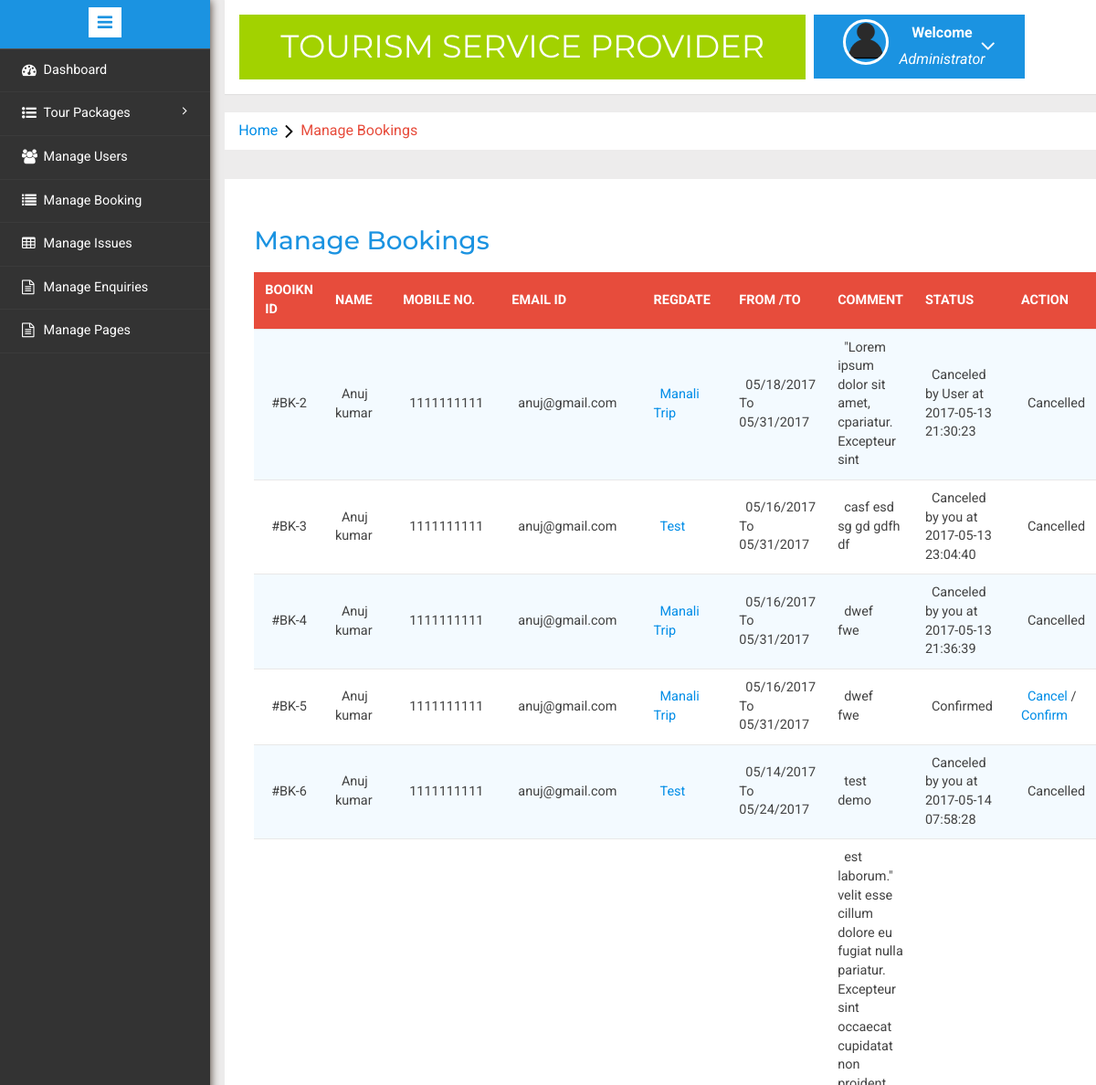
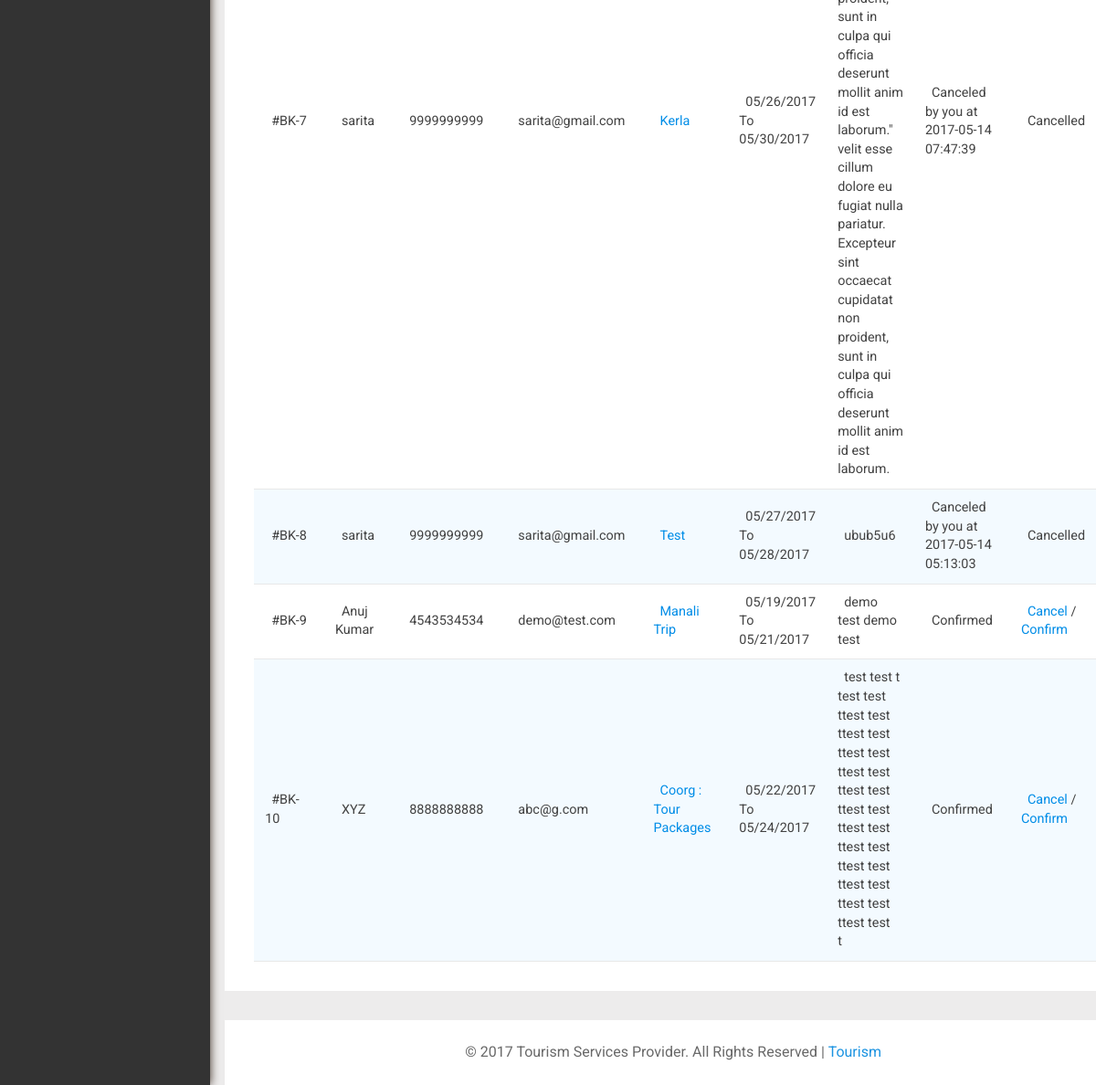
/admin/manage-bookings.php (signed in), run on the app's committed database (2 pictures, top to bottom).
### tables this page shows
CREATE TABLE `tblusers` (
  `id` int(11) NOT NULL,
  `FullName` varchar(100) NOT NULL,
  `MobileNumber` char(10) NOT NULL,
  `EmailId` varchar(70) NOT NULL,
  `Password` varchar(100) NOT NULL,
  `RegDate` timestamp NOT NULL DEFAULT CURRENT_TIMESTAMP,
  `UpdationDate` timestamp NOT NULL DEFAULT '0000-00-00 00:00:00' ON UPDATE CURRENT_TIMESTAMP
);

CREATE TABLE `tblbooking` (
  `BookingId` int(11) NOT NULL,
  `PackageId` int(11) NOT NULL,
  `UserEmail` varchar(100) NOT NULL,
  `FromDate` varchar(100) NOT NULL,
  `ToDate` varchar(100) NOT NULL,
  `Comment` mediumtext NOT NULL,
  `RegDate` timestamp NOT NULL DEFAULT CURRENT_TIMESTAMP,
  `status` int(11) NOT NULL,
  `CancelledBy` varchar(5) DEFAULT NULL,
  `UpdationDate` timestamp NULL DEFAULT NULL ON UPDATE CURRENT_TIMESTAMP
);

CREATE TABLE `tbltourpackages` (
  `PackageId` int(11) NOT NULL,
  `PackageName` varchar(200) NOT NULL,
  `PackageType` varchar(150) NOT NULL,
  `PackageLocation` varchar(100) NOT NULL,
  `PackagePrice` int(11) NOT NULL,
  `PackageFetures` varchar(255) NOT NULL,
  `PackageDetails` mediumtext NOT NULL,
  `PackageImage` varchar(100) NOT NULL,
  `Creationdate` timestamp NOT NULL DEFAULT CURRENT_TIMESTAMP,
  `UpdationDate` timestamp NULL DEFAULT '0000-00-00 00:00:00' ON UPDATE CURRENT_TIMESTAMP
);

### admin/manage-bookings.php (the view, shortened to what this page needs)
<?php
include('includes/config.php');
if(strlen($_SESSION['alogin'])==0)
	{
header('location:index.php');
}
else{
	?>
<!DOCTYPE HTML>
<html>
<head>
<link href="css/bootstrap.min.css" rel='stylesheet' type='text/css' />
<link href="css/style.css" rel='stylesheet' type='text/css' />
<link rel="stylesheet" href="css/morris.css" type="text/css"/>
<link href="css/font-awesome.css" rel="stylesheet">
<link rel="stylesheet" type="text/css" href="css/table-style.css" />
<link rel="stylesheet" type="text/css" href="css/basictable.css" />
<link rel="stylesheet" href="css/icon-font.min.css" type='text/css' />
</head>
<body>
   <div class="page-container">
<div class="left-content">
	   <div class="mother-grid-inner">
				<?php include('includes/header.php');?>
				</div>
<ol class="breadcrumb">
                <li class="breadcrumb-item"><a href="index.html">Home</a><i class="fa fa-angle-right"></i>Manage Bookings</li>
            </ol>
<div class="agile-grids">
				<div class="agile-tables">
					<div class="w3l-table-info">
					  <h2>Manage Bookings</h2>
					    <table id="table">
						<thead>
						  <tr>
						  <th>Booikn id</th>
							<th>Name</th>
							<th>Mobile No.</th>
							<th>Email Id</th>
							<th>RegDate </th>
							<th>From /To </th>
							<th>Comment </th>
							<th>Status </th>
							<th>Action </th>
						  </tr>
						</thead>
						<tbody>
<?php $sql = "SELECT tblbooking.BookingId as bookid,tblusers.FullName as fname,tblusers.MobileNumber as mnumber,tblusers.EmailId as email,tbltourpackages.PackageName as pckname,tblbooking.PackageId as pid,tblbooking.FromDate as fdate,tblbooking.ToDate as tdate,tblbooking.Comment as comment,tblbooking.status as status,tblbooking.CancelledBy as cancelby,tblbooking.UpdationDate as upddate from tblusers join  tblbooking on  tblbooking.UserEmail=tblusers.EmailId join tbltourpackages on tbltourpackages.PackageId=tblbooking.PackageId";
$query = $dbh -> prepare($sql);
$query->execute();
$results=$query->fetchAll(PDO::FETCH_OBJ);
$cnt=1;
if($query->rowCount() > 0)
{
foreach($results as $result)
{				?>
						  <tr>
							<td>#BK-<?php echo htmlentities($result->bookid);?></td>
							<td><?php echo htmlentities($result->fname);?></td>
							<td><?php echo htmlentities($result->mnumber);?></td>
							<td><?php echo htmlentities($result->email);?></td>
							<td><a href="update-package.php?pid=<?php echo htmlentities($result->pid);?>"><?php echo htmlentities($result->pckname);?></a></td>
							<td><?php echo htmlentities($result->fdate);?> To <?php echo htmlentities($result->tdate);?></td>
								<td><?php echo htmlentities($result->comment);?></td>
								<td><?php if($result->status==0)
{
echo "Pending";
}
if($result->status==1)
{
echo "Confirmed";
}
if($result->status==2 and  $result->cancelby=='a')
{
echo "Canceled by you at " .$result->upddate;
}
if($result->status==2 and $result->cancelby=='u')
{
echo "Canceled by User at " .$result->upddate;
}
?></td>
<?php if($result->status==2)
{
	?><td>Cancelled</td>
<?php } else {?>
<td><a href="manage-bookings.php?bkid=<?php echo htmlentities($result->bookid);?>" onclick="return confirm('Do you really want to cancel booking')" >Cancel</a> / <a href="manage-bookings.php?bckid=<?php echo htmlentities($result->bookid);?>" onclick="return confirm('Do you really want to cancel booking')" >Confirm</a></td>
<?php }?>
						  </tr>
						 <?php $cnt=$cnt+1;} }?>
						</tbody>
					  </table>
					</div>
			</div>
<?php include('includes/footer.php');?>
</div>
</div>
						<?php include('includes/sidebarmenu.php');?>
							</div>
</body>
</html>
<?php } ?>

### admin/css/table-style.css (style rules this page uses)
table { background: white; border-collapse: collapse; margin: 1.25em 0 0; width: 100%; }
table tr, table th, table td { border: none; border-bottom: 1px solid #e8e8e8; font-size: .95em; }
table th, table td { padding: 10px 12px; text-align: left; }
table th { background: #e74c3c; color: #fff; text-transform: uppercase; }
table tr td { background: #f3faff; color: #424242; }
table tr:nth-of-type(2n+2) td { background: #ffffff; }
table { width: 100%; }

### data on the page
tblusers: tblbooking.BookingId "2", FullName "Anuj kumar", MobileNumber "1111111111", EmailId "anuj@gmail.com", tbltourpackages.PackageName "Manali Trip", tblbooking.FromDate "05/18/2017", tblbooking.ToDate "05/31/2017", tblbooking.Comment "\"Lorem ipsum dolor sit amet, cpariatur. Excepteur sint", tblbooking.UpdationDate "2017-05-13 21:30:23", shows "Cancelled", tblbooking.BookingId "3", tbltourpackages.PackageName "Test", tblbooking.FromDate "05/16/2017", tblbooking.Comment "casf esd sg gd gdfh df", tblbooking.UpdationDate "2017-05-13 23:04:40", tblbooking.BookingId "4", tblbooking.Comment "dwef fwe", tblbooking.UpdationDate "2017-05-13 21:36:39", tblbooking.BookingId "5", shows "Confirmed", tblbooking.BookingId "6", tblbooking.FromDate "05/14/2017", tblbooking.ToDate "05/24/2017", tblbooking.Comment "test demo", tblbooking.UpdationDate "2017-05-14 07:58:28"
tblusers: tblbooking.BookingId "7", FullName "sarita", MobileNumber "9999999999", EmailId "sarita@gmail.com", tbltourpackages.PackageName "Kerla", tblbooking.FromDate "05/26/2017", tblbooking.ToDate "05/30/2017", tblbooking.Comment "est laborum.\" velit esse cillum dolore eu fugiat nulla pariatur. Excepteur sint occaecat cupidatat non proident, sunt in culpa qui officia deserunt mollit anim id est laborum.\" velit esse cillum dolore eu fugiat nulla pariatur. Excepteur sint occaecat cupidatat non proident, sunt in culpa qui officia deserunt mollit anim id est laborum.", tblbooking.UpdationDate "2017-05-14 07:47:39", shows "Cancelled", tblbooking.BookingId "8", tbltourpackages.PackageName "Test", tblbooking.FromDate "05/27/2017", tblbooking.ToDate "05/28/2017", tblbooking.Comment "ubub5u6", tblbooking.UpdationDate "2017-05-14 05:13:03"
tblusers: tblbooking.BookingId "9", FullName "Anuj Kumar", MobileNumber "4543534534", EmailId "demo@test.com", tbltourpackages.PackageName "Manali Trip", tblbooking.FromDate "05/19/2017", tblbooking.ToDate "05/21/2017", tblbooking.Comment "demo test demo test", shows "Confirmed"
tblusers: tblbooking.BookingId "10", FullName "XYZ", MobileNumber "8888888888", EmailId "abc@g.com", tbltourpackages.PackageName "Coorg : Tour Packages", tblbooking.FromDate "05/22/2017", tblbooking.ToDate "05/24/2017", tblbooking.Comment "test test t test test ttest test ttest test ttest test ttest test ttest test ttest test ttest test ttest test ttest test ttest test ttest test ttest test t", shows "Confirmed"
